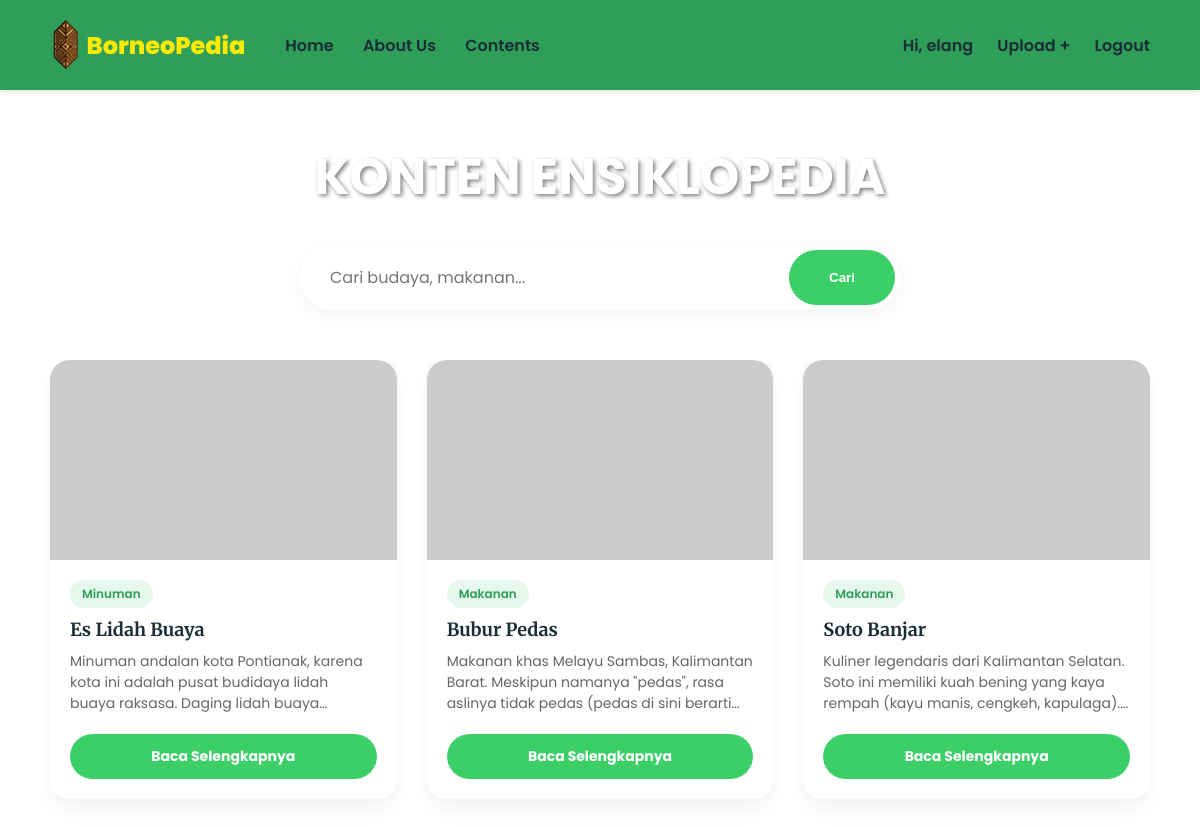
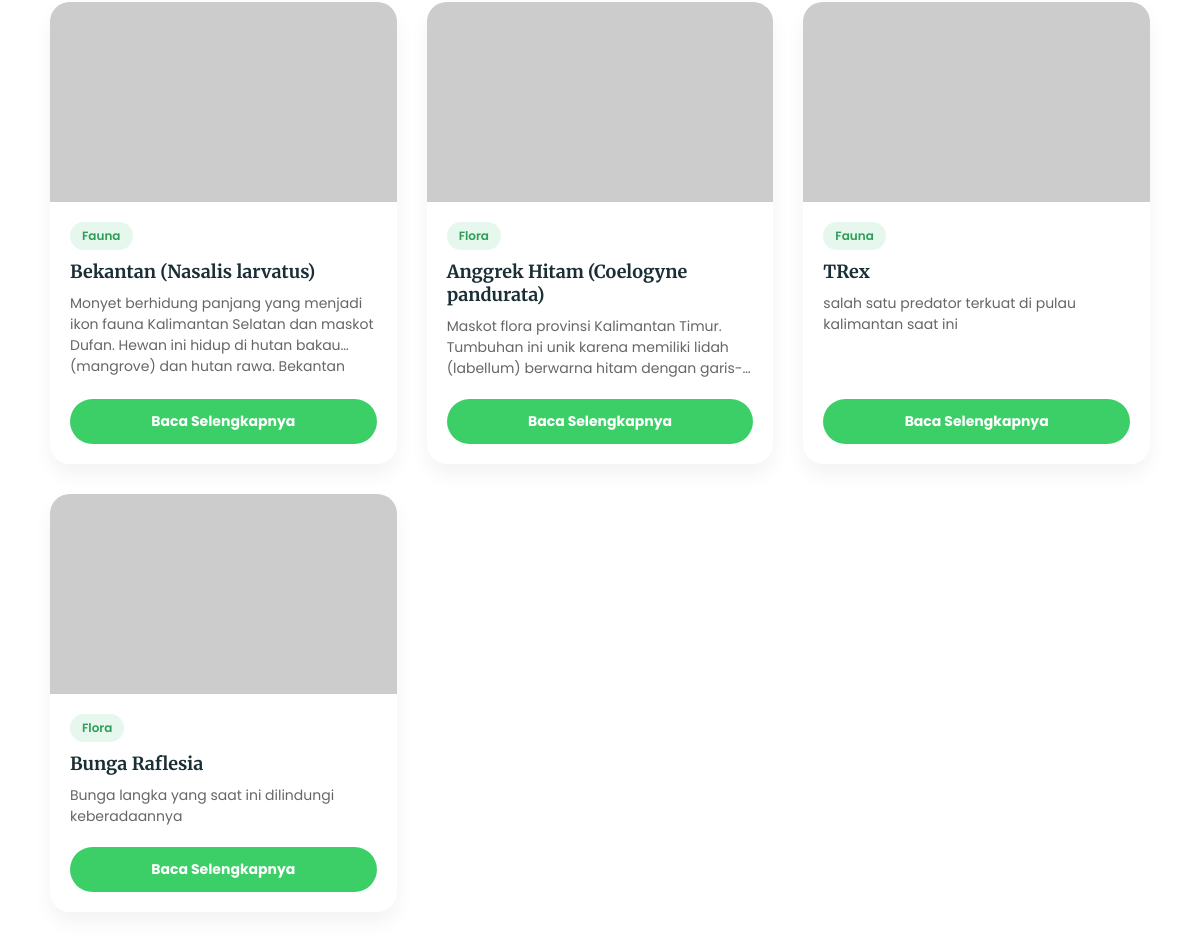
The page /contents.php (signed in) on the database its author committed (2 pictures, top to bottom).
### tables this page shows
CREATE TABLE `contents` (
  `id` int(11) NOT NULL,
  `user_id` int(11) NOT NULL,
  `nama` varchar(100) NOT NULL,
  `tipe` varchar(50) NOT NULL,
  `informasi` text NOT NULL,
  `foto` varchar(255) NOT NULL,
  `created_at` timestamp NOT NULL DEFAULT current_timestamp()
);

### contents.php (the view, shortened to what this page needs)
<?php
include 'koneksi.php';
if(isset($_GET['cari'])){
    $keyword = $_GET['cari'];
    $query = mysqli_query($conn, "SELECT * FROM contents WHERE nama LIKE '%$keyword%' OR tipe LIKE '%$keyword%' ORDER BY id DESC");
} else {
    $query = mysqli_query($conn, "SELECT * FROM contents ORDER BY id DESC");
}
?>
<!DOCTYPE html>
<html lang="id">
<head>
</head>
<body>
    <nav>
        <div class="nav-left">
             <a href="index.php" class="logo">
            <img src="asset/logofix.png" class="logo-img"> BorneoPedia</a>
            <div class="nav-links">
                <a href="index.php">Home</a>
                <a href="about.php">About Us</a>
                <a href="contents.php">Contents</a>
            </div>
        </div>
        <div class="nav-right">
            <?php if(isset($_SESSION['status']) && $_SESSION['status'] == 'login'): ?>
                <span>Hi, <?php echo $_SESSION['username']; ?></span>
                <a href="upload.php">Upload +</a>
                <a href="logout.php">Logout</a>
            <?php else: ?>
                <a href="login.php">Login</a>
                <a href="register.php">Daftar</a>
            <?php endif; ?>
        </div>
    </nav>
    <main class="content-container">
        <h1>KONTEN ENSIKLOPEDIA</h1>
        <form action="" method="GET" class="search-box">
            <input type="text" name="cari" placeholder="Cari budaya, makanan..." value="<?php echo isset($_GET['cari']) ? $_GET['cari'] : ''; ?>">
            <button type="submit">Cari</button>
        </form>
        <div class="grid-container">
            <?php if(mysqli_num_rows($query) > 0): ?>
                <?php while($row = mysqli_fetch_assoc($query)): ?>
                    <div class="card">
                        <img src="<?php echo $row['foto']; ?>" alt="Gambar" class="card-img" onerror="this.src='https://via.placeholder.com/400x200?text=No+Image'">
                        <div class="card-body">
                            <span class="badge-type"><?php echo $row['tipe']; ?></span>
                            <h3 class="card-title"><?php echo $row['nama']; ?></h3>
                            <p class="card-desc"><?php echo $row['informasi']; ?></p>
                            <a href="detail.php?id=<?php echo $row['id']; ?>" class="btn-detail">Baca Selengkapnya</a>
                        </div>
                    </div>
                <?php endwhile; ?>
            <?php else: ?>
                </div>
                <p class="empty-msg">Data tidak ditemukan atau belum ada konten yang diupload.</p>
                <div style="display:none">
            <?php endif; ?>
        </div>
    </main>
</body>
</html>

### contents.php (style rules this page uses)
* { margin: 0; padding: 0; box-sizing: border-box; text-decoration: none; }
body { font-family: 'Poppins', sans-serif; background-image: url('asset/bg_kedua.png'); background-attachment: fixed; background-size: cover; background-position: center; background-repeat: no-repeat; min-height: 100vh; display: flex; flex-direction: column; }
nav { background-color: #2F9E58; display: flex; justify-content: space-between; align-items: center; padding: 20px 50px; box-shadow: 0 2px 5px rgba(0,0,0,0.1); position: sticky; top: 0; z-index: 1000; }
.nav-left { display: flex; align-items: center; gap: 40px; }
.logo { font-size: 24px; font-weight: 800; color: #ffea00ff; display: flex; align-items: center; }
.logo-img { height: 50px; width: auto; margin-right: 5px; vertical-align: middle; }
.nav-links a, .nav-right a, .nav-right span { color: #1a2e35; font-weight: 600; font-size: 16px; transition: color 0.3s; }
.nav-links a { margin-right: 25px; }
.nav-right a { margin-left: 20px; }
.content-container { flex: 1; padding: 50px 50px; display: flex; flex-direction: column; align-items: center; }
.content-container h1 { font-family: 'Poppins', serif; color: #ffff; font-size: 50px; margin-bottom: 30px; text-shadow: 2px 2px 4px rgba(0,0,0,0.5); }
.search-box { background: white; width: 100%; max-width: 600px; border-radius: 50px; padding: 5px; display: flex; box-shadow: 0 5px 20px rgba(0,0,0,0.05); margin-bottom: 50px; }
.search-box input { flex: 1; border: none; outline: none; padding: 15px 25px; border-radius: 50px; font-family: 'Poppins', sans-serif; font-size: 16px; }
.search-box button { background-color: #3CCF68; color: white; border: none; padding: 10px 40px; border-radius: 50px; font-weight: 600; cursor: pointer; }
.grid-container { display: grid; grid-template-columns: repeat(auto-fill, minmax(280px, 1fr)); gap: 30px; width: 100%; max-width: 1200px; }
.card { background: white; border-radius: 20px; overflow: hidden; box-shadow: 0 10px 20px rgba(0,0,0,0.05); transition: transform 0.3s; display: flex; flex-direction: column; }
.card-img { width: 100%; height: 200px; object-fit: cover; background-color: #eee; }
.card-body { padding: 20px; display: flex; flex-direction: column; flex: 1; }
.badge-type { background-color: #e6f7ed; color: #2F9E58; padding: 5px 12px; border-radius: 20px; font-size: 12px; font-weight: 600; align-self: flex-start; margin-bottom: 10px; }
.card-title { font-family: 'Merriweather', serif; font-size: 18px; color: #1a2e35; margin-bottom: 10px; }
.card-desc { font-size: 14px; color: #666; margin-bottom: 20px; display: -webkit-box; -webkit-line-clamp: 3; -webkit-box-orient: vertical; overflow: hidden; flex: 1; }
.btn-detail { text-align: center; background-color: #3CCF68; color: white; padding: 12px; border-radius: 50px; font-size: 14px; font-weight: 700; margin-top: auto; display: block; }

### rows shown on the page
contents: tipe "Minuman", nama "Es Lidah Buaya", informasi "Minuman andalan kota Pontianak, karena kota ini adalah pusat budidaya lidah buaya raksasa. Daging lidah…"
contents: tipe "Makanan", nama "Bubur Pedas", informasi "Makanan khas Melayu Sambas, Kalimantan Barat. Meskipun namanya \"pedas\", rasa aslinya tidak pedas (pedas di sini…"
contents: tipe "Makanan", nama "Soto Banjar", informasi "Kuliner legendaris dari Kalimantan Selatan. Soto ini memiliki kuah bening yang kaya rempah (kayu manis, cengkeh,…"
contents: tipe "Fauna", nama "Bekantan (Nasalis larvatus)", informasi "Monyet berhidung panjang yang menjadi ikon fauna Kalimantan Selatan dan maskot Dufan. Hewan ini hidup di hutan bakau (mangrove) dan hutan rawa.…"
contents: tipe "Flora", nama "Anggrek Hitam (Coelogyne pandurata)", informasi "Maskot flora provinsi Kalimantan Timur. Tumbuhan ini unik karena memiliki lidah (labellum) berwarna hitam…"
contents: tipe "Fauna", nama "TRex", informasi "salah satu predator terkuat di pulau kalimantan saat ini"
contents: tipe "Flora", nama "Bunga Raflesia", informasi "Bunga langka yang saat ini dilindungi keberadaannya"

### other values the page prints
$_SESSION['username'] "elang"
